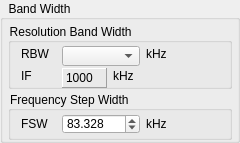
         <widget class="QGroupBox" name="grpRfBandWidth">
          <property name="enabled">
           <bool>true</bool>
          </property>
          <property name="minimumSize">
           <size>
            <width>240</width>
            <height>143</height>
           </size>
          </property>
          <property name="maximumSize">
           <size>
            <width>240</width>
            <height>143</height>
           </size>
          </property>
          <property name="styleSheet">
           <string notr="true">color: rgb(0, 0, 0);</string>
          </property>
          <property name="title">
           <string>  Band Width  </string>
          </property>
          <layout class="QVBoxLayout" name="verticalLayout_8">
           <property name="spacing">
            <number>2</number>
           </property>
           <property name="leftMargin">
            <number>5</number>
           </property>
           <property name="topMargin">
            <number>3</number>
           </property>
           <property name="rightMargin">
            <number>5</number>
           </property>
           <property name="bottomMargin">
            <number>0</number>
           </property>
           <item>
            <widget class="QGroupBox" name="grpResolutionBandWidth">
             <property name="styleSheet">
              <string notr="true">color: rgb(0, 0, 0);</string>
             </property>
             <property name="title">
              <string>Resolution Band Width  </string>
             </property>
             <property name="flat">
              <bool>true</bool>
             </property>
             <layout class="QVBoxLayout" name="verticalLayout_41">
              <property name="leftMargin">
               <number>10</number>
              </property>
              <property name="topMargin">
               <number>3</number>
              </property>
              <property name="rightMargin">
               <number>1</number>
              </property>
              <property name="bottomMargin">
               <number>3</number>
              </property>
              <item>
               <layout class="QHBoxLayout" name="horizontalLayout_5">
                <item>
                 <widget class="QLabel" name="label_18">
                  <property name="minimumSize">
                   <size>
                    <width>35</width>
                    <height>0</height>
                   </size>
                  </property>
                  <property name="maximumSize">
                   <size>
                    <width>35</width>
                    <height>16777215</height>
                   </size>
                  </property>
                  <property name="text">
                   <string>RBW  </string>
                  </property>
                 </widget>
                </item>
                <item>
                 <widget class="QComboBox" name="cbResolutionBandWidthInput">
                  <property name="minimumSize">
                   <size>
                    <width>78</width>
                    <height>20</height>
                   </size>
                  </property>
                  <property name="maximumSize">
                   <size>
                    <width>78</width>
                    <height>20</height>
                   </size>
                  </property>
                  <property name="maxVisibleItems">
                   <number>10</number>
                  </property>
                  <property name="maxCount">
                   <number>40</number>
                  </property>
                  <property name="sizeAdjustPolicy">
                   <enum>QComboBox::AdjustToContents</enum>
                  </property>
                 </widget>
                </item>
                <item>
                 <widget class="QLabel" name="label_5">
                  <property name="text">
                   <string>kHz</string>
                  </property>
                 </widget>
                </item>
                <item>
                 <spacer name="horizontalSpacer_4">
                  <property name="orientation">
                   <enum>Qt::Horizontal</enum>
                  </property>
                  <property name="sizeHint" stdset="0">
                   <size>
                    <width>40</width>
                    <height>20</height>
                   </size>
                  </property>
                 </spacer>
                </item>
               </layout>
              </item>
              <item>
               <layout class="QHBoxLayout" name="horizontalLayout_26">
                <item>
                 <widget class="QLabel" name="label_21">
                  <property name="minimumSize">
                   <size>
                    <width>35</width>
                    <height>0</height>
                   </size>
                  </property>
                  <property name="maximumSize">
                   <size>
                    <width>35</width>
                    <height>16777215</height>
                   </size>
                  </property>
                  <property name="text">
                   <string>IF</string>
                  </property>
                 </widget>
                </item>
                <item>
                 <widget class="QLabel" name="lIFreqValue">
                  <property name="minimumSize">
                   <size>
                    <width>45</width>
                    <height>20</height>
                   </size>
                  </property>
                  <property name="maximumSize">
                   <size>
                    <width>45</width>
                    <height>20</height>
                   </size>
                  </property>
                  <property name="frameShape">
                   <enum>QFrame::Panel</enum>
                  </property>
                  <property name="frameShadow">
                   <enum>QFrame::Raised</enum>
                  </property>
                  <property name="text">
                   <string>1000</string>
                  </property>
                  <property name="alignment">
                   <set>Qt::AlignLeading|Qt::AlignLeft|Qt::AlignVCenter</set>
                  </property>
                 </widget>
                </item>
                <item>
                 <widget class="QLabel" name="label_10">
                  <property name="text">
                   <string>kHz</string>
                  </property>
                 </widget>
                </item>
                <item>
                 <spacer name="horizontalSpacer_22">
                  <property name="orientation">
                   <enum>Qt::Horizontal</enum>
                  </property>
                  <property name="sizeHint" stdset="0">
                   <size>
                    <width>40</width>
                    <height>20</height>
                   </size>
                  </property>
                 </spacer>
                </item>
               </layout>
              </item>
             </layout>
            </widget>
           </item>
           <item>
            <widget class="QGroupBox" name="grpFrqStepWidth">
             <property name="styleSheet">
              <string notr="true">color: rgb(0, 0, 0);</string>
             </property>
             <property name="title">
              <string>Frequency Step Width </string>
             </property>
             <property name="flat">
              <bool>true</bool>
             </property>
             <property name="checkable">
              <bool>false</bool>
             </property>
             <property name="checked">
              <bool>false</bool>
             </property>
             <layout class="QVBoxLayout" name="verticalLayout_34">
              <property name="leftMargin">
               <number>10</number>
              </property>
              <property name="topMargin">
               <number>3</number>
              </property>
              <property name="rightMargin">
               <number>1</number>
              </property>
              <property name="bottomMargin">
               <number>3</number>
              </property>
              <item>
               <layout class="QHBoxLayout" name="horizontalLayout_10">
                <item>
                 <widget class="QLabel" name="label_19">
                  <property name="minimumSize">
                   <size>
                    <width>35</width>
                    <height>0</height>
                   </size>
                  </property>
                  <property name="maximumSize">
                   <size>
                    <width>35</width>
                    <height>16777215</height>
                   </size>
                  </property>
                  <property name="text">
                   <string>FSW  </string>
                  </property>
                 </widget>
                </item>
                <item>
                 <widget class="QDoubleSpinBox" name="sbFrqStepwidthInput">
                  <property name="minimumSize">
                   <size>
                    <width>78</width>
                    <height>20</height>
                   </size>
                  </property>
                  <property name="maximumSize">
                   <size>
                    <width>78</width>
                    <height>20</height>
                   </size>
                  </property>
                  <property name="correctionMode">
                   <enum>QAbstractSpinBox::CorrectToNearestValue</enum>
                  </property>
                  <property name="keyboardTracking">
                   <bool>false</bool>
                  </property>
                  <property name="decimals">
                   <number>3</number>
                  </property>
                  <property name="minimum">
                   <double>0.015000000000000</double>
                  </property>
                  <property name="maximum">
                   <double>1000.000000000000000</double>
                  </property>
                  <property name="value">
                   <double>83.328000000000003</double>
                  </property>
                 </widget>
                </item>
                <item>
                 <widget class="QLabel" name="label_16">
                  <property name="text">
                   <string>kHz</string>
                  </property>
                 </widget>
                </item>
                <item>
                 <spacer name="horizontalSpacer_5">
                  <property name="orientation">
                   <enum>Qt::Horizontal</enum>
                  </property>
                  <property name="sizeHint" stdset="0">
                   <size>
                    <width>40</width>
                    <height>20</height>
                   </size>
                  </property>
                 </spacer>
                </item>
               </layout>
              </item>
             </layout>
            </widget>
           </item>
          </layout>
         </widget>
